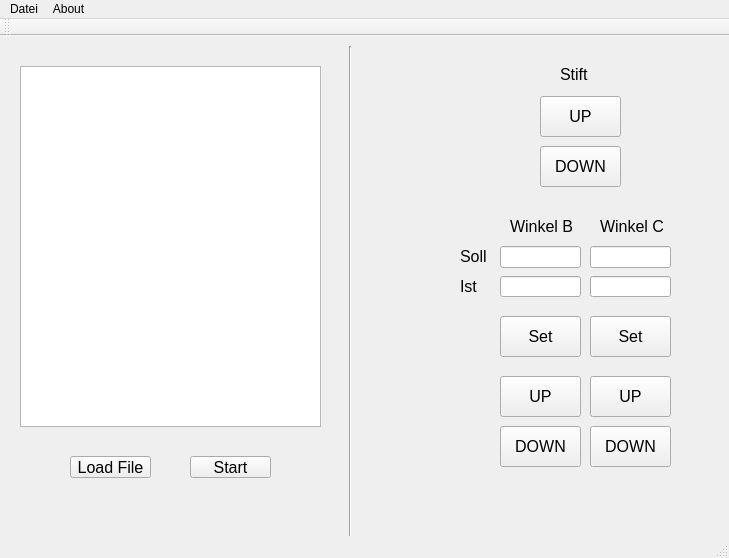
<?xml version="1.0" encoding="UTF-8"?>
<ui version="4.0">
 <class>MainWindow</class>
 <widget class="QMainWindow" name="MainWindow">
  <property name="geometry">
   <rect>
    <x>0</x>
    <y>0</y>
    <width>729</width>
    <height>558</height>
   </rect>
  </property>
  <property name="windowTitle">
   <string>Manipulator - Steuerung</string>
  </property>
  <widget class="QWidget" name="centralWidget">
   <widget class="QPushButton" name="b_reset_C">
    <property name="geometry">
     <rect>
      <x>590</x>
      <y>280</y>
      <width>81</width>
      <height>41</height>
     </rect>
    </property>
    <property name="font">
     <font>
      <pointsize>12</pointsize>
     </font>
    </property>
    <property name="text">
     <string>Set</string>
    </property>
   </widget>
   <widget class="QPushButton" name="b_reset_B">
    <property name="geometry">
     <rect>
      <x>500</x>
      <y>280</y>
      <width>81</width>
      <height>41</height>
     </rect>
    </property>
    <property name="font">
     <font>
      <pointsize>12</pointsize>
     </font>
    </property>
    <property name="text">
     <string>Set</string>
    </property>
   </widget>
   <widget class="QLineEdit" name="l_b_ist">
    <property name="geometry">
     <rect>
      <x>500</x>
      <y>240</y>
      <width>81</width>
      <height>21</height>
     </rect>
    </property>
    <property name="font">
     <font>
      <pointsize>12</pointsize>
     </font>
    </property>
   </widget>
   <widget class="QLineEdit" name="l_c_ist">
    <property name="geometry">
     <rect>
      <x>590</x>
      <y>240</y>
      <width>81</width>
      <height>21</height>
     </rect>
    </property>
    <property name="font">
     <font>
      <pointsize>12</pointsize>
     </font>
    </property>
   </widget>
   <widget class="QLabel" name="label">
    <property name="geometry">
     <rect>
      <x>510</x>
      <y>180</y>
      <width>71</width>
      <height>20</height>
     </rect>
    </property>
    <property name="font">
     <font>
      <pointsize>12</pointsize>
     </font>
    </property>
    <property name="text">
     <string>Winkel B</string>
    </property>
   </widget>
   <widget class="QLabel" name="label_2">
    <property name="geometry">
     <rect>
      <x>600</x>
      <y>180</y>
      <width>71</width>
      <height>20</height>
     </rect>
    </property>
    <property name="font">
     <font>
      <pointsize>12</pointsize>
     </font>
    </property>
    <property name="text">
     <string>Winkel C</string>
    </property>
   </widget>
   <widget class="QPushButton" name="b_B_up">
    <property name="geometry">
     <rect>
      <x>500</x>
      <y>340</y>
      <width>81</width>
      <height>41</height>
     </rect>
    </property>
    <property name="font">
     <font>
      <pointsize>12</pointsize>
     </font>
    </property>
    <property name="text">
     <string>UP</string>
    </property>
    <property name="autoRepeat">
     <bool>true</bool>
    </property>
   </widget>
   <widget class="QPushButton" name="b_B_down">
    <property name="geometry">
     <rect>
      <x>500</x>
      <y>390</y>
      <width>81</width>
      <height>41</height>
     </rect>
    </property>
    <property name="font">
     <font>
      <pointsize>12</pointsize>
     </font>
    </property>
    <property name="text">
     <string>DOWN</string>
    </property>
    <property name="autoRepeat">
     <bool>true</bool>
    </property>
   </widget>
   <widget class="QPushButton" name="b_C_up">
    <property name="geometry">
     <rect>
      <x>590</x>
      <y>340</y>
      <width>81</width>
      <height>41</height>
     </rect>
    </property>
    <property name="font">
     <font>
      <pointsize>12</pointsize>
     </font>
    </property>
    <property name="text">
     <string>UP</string>
    </property>
    <property name="autoRepeat">
     <bool>true</bool>
    </property>
   </widget>
   <widget class="QPushButton" name="b_C_down">
    <property name="geometry">
     <rect>
      <x>590</x>
      <y>390</y>
      <width>81</width>
      <height>41</height>
     </rect>
    </property>
    <property name="font">
     <font>
      <pointsize>12</pointsize>
     </font>
    </property>
    <property name="text">
     <string>DOWN</string>
    </property>
    <property name="autoRepeat">
     <bool>true</bool>
    </property>
   </widget>
   <widget class="QPushButton" name="Mani_up">
    <property name="geometry">
     <rect>
      <x>540</x>
      <y>60</y>
      <width>81</width>
      <height>41</height>
     </rect>
    </property>
    <property name="font">
     <font>
      <pointsize>12</pointsize>
     </font>
    </property>
    <property name="text">
     <string>UP</string>
    </property>
   </widget>
   <widget class="QPushButton" name="Mani_down">
    <property name="geometry">
     <rect>
      <x>540</x>
      <y>110</y>
      <width>81</width>
      <height>41</height>
     </rect>
    </property>
    <property name="font">
     <font>
      <pointsize>12</pointsize>
     </font>
    </property>
    <property name="text">
     <string>DOWN</string>
    </property>
   </widget>
   <widget class="QLabel" name="label_3">
    <property name="geometry">
     <rect>
      <x>460</x>
      <y>240</y>
      <width>31</width>
      <height>20</height>
     </rect>
    </property>
    <property name="font">
     <font>
      <pointsize>12</pointsize>
     </font>
    </property>
    <property name="text">
     <string>Ist</string>
    </property>
   </widget>
   <widget class="QLineEdit" name="l_b_soll">
    <property name="geometry">
     <rect>
      <x>500</x>
      <y>210</y>
      <width>81</width>
      <height>22</height>
     </rect>
    </property>
    <property name="font">
     <font>
      <pointsize>12</pointsize>
     </font>
    </property>
   </widget>
   <widget class="QLineEdit" name="l_c_soll">
    <property name="geometry">
     <rect>
      <x>590</x>
      <y>210</y>
      <width>81</width>
      <height>22</height>
     </rect>
    </property>
    <property name="font">
     <font>
      <pointsize>12</pointsize>
     </font>
    </property>
   </widget>
   <widget class="QLabel" name="label_4">
    <property name="geometry">
     <rect>
      <x>460</x>
      <y>210</y>
      <width>31</width>
      <height>21</height>
     </rect>
    </property>
    <property name="font">
     <font>
      <pointsize>12</pointsize>
     </font>
    </property>
    <property name="text">
     <string>Soll</string>
    </property>
   </widget>
   <widget class="QLabel" name="label_5">
    <property name="geometry">
     <rect>
      <x>560</x>
      <y>30</y>
      <width>41</width>
      <height>16</height>
     </rect>
    </property>
    <property name="font">
     <font>
      <pointsize>12</pointsize>
     </font>
    </property>
    <property name="text">
     <string>Stift</string>
    </property>
   </widget>
   <widget class="QListWidget" name="listWidget">
    <property name="geometry">
     <rect>
      <x>20</x>
      <y>30</y>
      <width>301</width>
      <height>361</height>
     </rect>
    </property>
    <property name="font">
     <font>
      <pointsize>12</pointsize>
     </font>
    </property>
   </widget>
   <widget class="QPushButton" name="pushButton">
    <property name="geometry">
     <rect>
      <x>190</x>
      <y>420</y>
      <width>81</width>
      <height>22</height>
     </rect>
    </property>
    <property name="font">
     <font>
      <pointsize>12</pointsize>
     </font>
    </property>
    <property name="text">
     <string>Start</string>
    </property>
   </widget>
   <widget class="QPushButton" name="pushButton_2">
    <property name="geometry">
     <rect>
      <x>70</x>
      <y>420</y>
      <width>81</width>
      <height>22</height>
     </rect>
    </property>
    <property name="font">
     <font>
      <pointsize>12</pointsize>
     </font>
    </property>
    <property name="text">
     <string>Load File</string>
    </property>
   </widget>
   <widget class="Line" name="line">
    <property name="geometry">
     <rect>
      <x>340</x>
      <y>10</y>
      <width>20</width>
      <height>521</height>
     </rect>
    </property>
    <property name="orientation">
     <enum>Qt::Vertical</enum>
    </property>
   </widget>
  </widget>
  <widget class="QMenuBar" name="menuBar">
   <property name="geometry">
    <rect>
     <x>0</x>
     <y>0</y>
     <width>729</width>
     <height>19</height>
    </rect>
   </property>
   <widget class="QMenu" name="menuManipulator_Steuerung">
    <property name="title">
     <string>Datei</string>
    </property>
   </widget>
   <widget class="QMenu" name="menuAbout">
    <property name="title">
     <string>About</string>
    </property>
    <addaction name="actionMarvin_Elz"/>
   </widget>
   <addaction name="menuManipulator_Steuerung"/>
   <addaction name="menuAbout"/>
  </widget>
  <widget class="QToolBar" name="mainToolBar">
   <attribute name="toolBarArea">
    <enum>TopToolBarArea</enum>
   </attribute>
   <attribute name="toolBarBreak">
    <bool>false</bool>
   </attribute>
  </widget>
  <widget class="QStatusBar" name="statusBar"/>
  <action name="actionMarvin_Elz">
   <property name="text">
    <string>Marvin Elz</string>
   </property>
  </action>
 </widget>
 <layoutdefault spacing="6" margin="11"/>
 <resources/>
 <connections/>
</ui>
